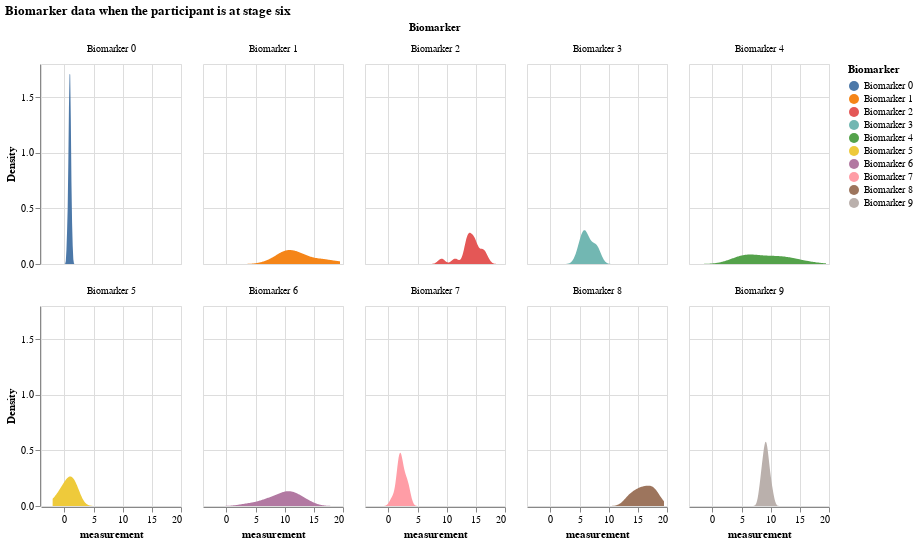

Notebook source saved alongside this figure:
### Markdown cell above
### Distribution of all biomarker values when the participant is at a certain disease stage

### Code cell
# biomarker data when the participant is at stage 6
df_kj_6 = df_expanded[df_expanded.k_j == 6]
df_kj_6

alt.Chart(df_kj_6).transform_density(
    'measurement',
    as_=['measurement', 'Density'],
    groupby=['Biomarker']
).mark_area().encode(
    x="measurement:Q",
    y="Density:Q",
    facet = alt.Facet(
        "Biomarker:N",
        columns = 5
    ),
    color=alt.Color(
        'Biomarker:N'
    )
).properties(
    width= 140,
    height = 200,
).properties(
    title='Biomarker data when the participant is at stage six'
)

### Figure 1 — Vega-Lite specification as saved in the notebook (floating-point values rounded to 4 significant figures; data arrays with more than 128 entries replaced by an {"elided": "..."} marker saying what was removed)
{"config": {"view": {"continuousWidth": 300, "continuousHeight": 300}}, "data": {"name": "data-44b12356ba2b984f69ebb9accc1ee9b8"}, "mark": {"type": "area"}, "encoding": {"color": {"field": "Biomarker", "type": "nominal"}, "facet": {"columns": 5, "field": "Biomarker", "type": "nominal"}, "x": {"field": "measurement", "type": "quantitative"}, "y": {"field": "Density", "type": "quantitative"}}, "height": 200, "title": "Biomarker data when the participant is at stage six", "transform": [{"density": "measurement", "groupby": ["Biomarker"], "as": ["measurement", "Density"]}], "width": 140, "$schema": "https://vega.github.io/schema/vega-lite/v5.16.3.json", "datasets": {"data-44b12356ba2b984f69ebb9accc1ee9b8": {"elided": "140 records"}}}
